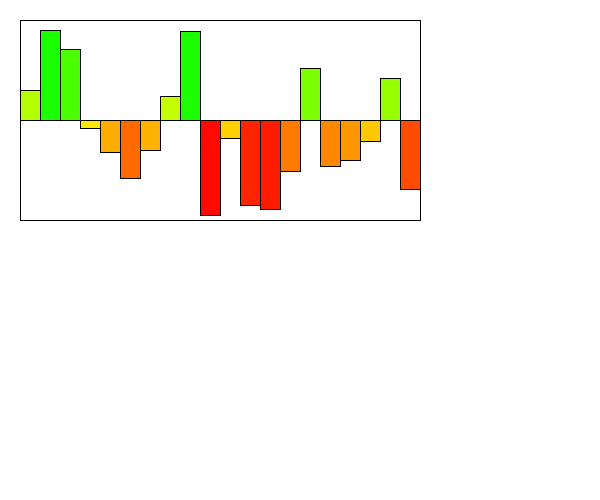
Frame 1 (no input)
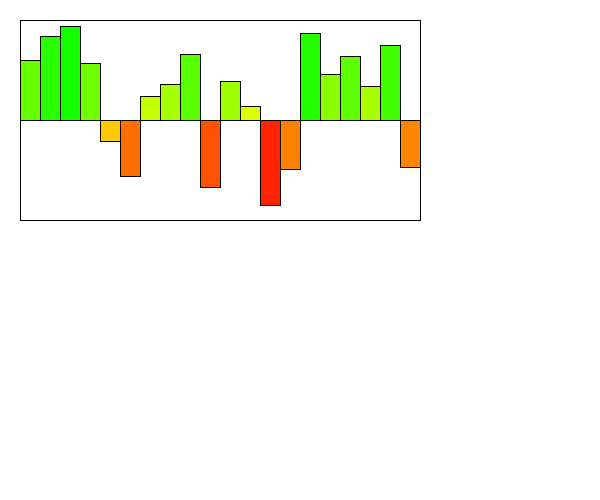
Frame 60 (the mouse pressed at the canvas centre just before this capture)
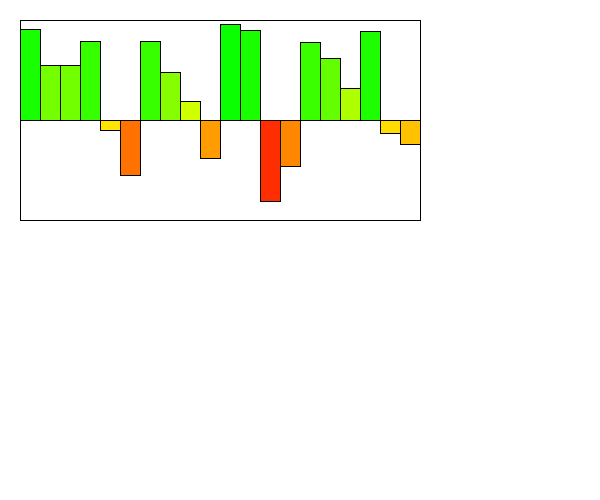
Frame 120 (the mouse held since frame 60 and released just before this capture)

The Processing sketch that drew these frames (run headless with seeded random() and noise(); from frame 60 on, the mouse is pressed at the canvas centre):

// Processing sketch: Section1
// ── Section1.pde
int MAX_VALUE = 100;
int MIN_VALUE = -100;
Visualizer v;

class Visualizer {
  float x, y;
  float[] values;
  float[] speeds;
  int w, h;
  Visualizer(float x, float y, int numElements, int w, int h) {
    this.x = x;
    this.y = y;
    this.w = w;
    this.h = h;
    values = new float[numElements];
    speeds = new float[numElements];
    for (int i = 0; i < values.length; i++) {
      values[i] = random(-99, 99);
      speeds[i] = random(2);
    }
  }

  void display() {
    fill(255);
    rect(x, y, w, h);
    line(x, y + h / 2, x + w, y + h / 2);
    int barLength = w / values.length;
    for (int i = 0; i < values.length; i++) {
      if (values[i] >= 0) {
        fill(255 - values[i] * 255 / (h / 2), 255, 0);
      } else {
        fill(255, 255 + 255 * values[i] / (h / 2), 0);
      }
      rect(x + i * barLength, y + h / 2 - values[i], barLength, values[i]);
    }
  }
  void update() {
    for (int i = 0; i < values.length; i++) {
      values[i] += speeds[i];
      if (values[i] >= h / 2 || values[i] <= -1 * h / 2) {
        speeds[i] = -1 * speeds[i];
      }
    }
  }
}

void setup() {
  size(600, 500);
  v = new Visualizer(20, 20, 20, 400, 200);
}
void draw() {
  background(255);
  v.display();
  v.update();
}
